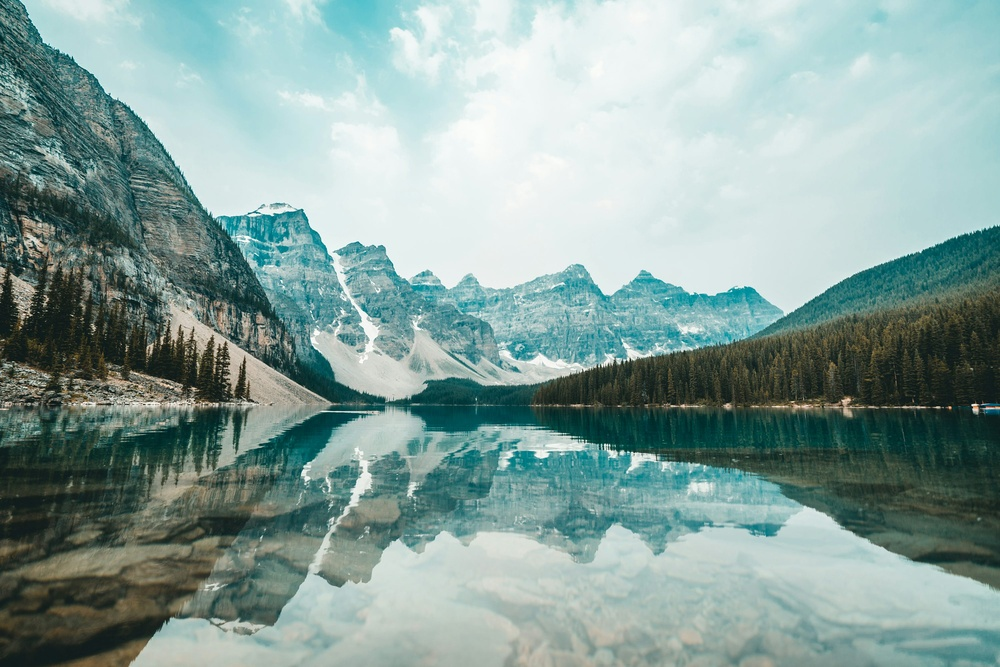
#> input picture SobelFilter/large_image.jpg, 1000 x 667 px, shrunk from 3000 x 2000 before the run
$ jupyter execute --allow-errors SobelFilter.ipynb   (shell and % lines are left out)
#> lines starting #> are read from the running program, lines starting #| are printed output that depends on the picture
Install Packages

[cell 1]
# ✅ Install necessary packages (only run once)

Load image

[cell 2]
import cv2
import numpy as np
import cupy as cp
import matplotlib.pyplot as plt
from time import time

# 📤 Upload an image
# from google.colab import files
# uploaded = files.upload()

# 📚 Load image with OpenCV
#image_path = next(iter(uploaded))
image_path = "SobelFilter/large_image.jpg"
image = cv2.imread(image_path)
#> image is the input picture: shape (667, 1000, 3); mean B, G, R 156.4, 160.9, 135.9
image = cv2.cvtColor(image, cv2.COLOR_BGR2RGB)
height, width = image.shape[:2]
#> height = 667; width = 1000
print(f"Image size: {width}x{height}")
#| Image size: 1000x667

Modify image to fit GPU required format

[cell 3]
import cupy as cp
# Move image to GPU as a CuPy array
#> (the rest of this cell did not finish here and is left out)

Define GPU Sobel function

[cell 4]
from cupyx.scipy.ndimage import convolve

def sobel_gpu(gray):
    # Sobel kernels
    Kx = cp.array([[-1, 0, 1], [-2, 0, 2], [-1, 0, 1]], dtype=cp.float32)
    Ky = cp.array([[-1, -2, -1], [0, 0, 0], [1, 2, 1]], dtype=cp.float32)

    # Convolve using CuPy (simulate with cv2 via CPU if needed)
    gx = convolve(gray, Kx)
    gy = convolve(gray, Ky)

    magnitude = np.sqrt(gx**2 + gy**2)
    magnitude = np.clip(magnitude, 0, 255).astype(np.uint8)
    return magnitude

Define CPU Sobel function

[cell 5]
def sobel_cpu(gray_np):
    Kx = np.array([[-1,0,1], [-2,0,2], [-1,0,1]])
    Ky = np.array([[-1,-2,-1],[0,0,0],[1,2,1]])
    gx = cv2.filter2D(gray_np, -1, Kx)
    gy = cv2.filter2D(gray_np, -1, Ky)
    magnitude = np.sqrt(gx**2 + gy**2)
    return np.clip(magnitude, 0, 255).astype(np.uint8)

# Use it:
gray_cpu = cv2.cvtColor(image, cv2.COLOR_RGB2GRAY)
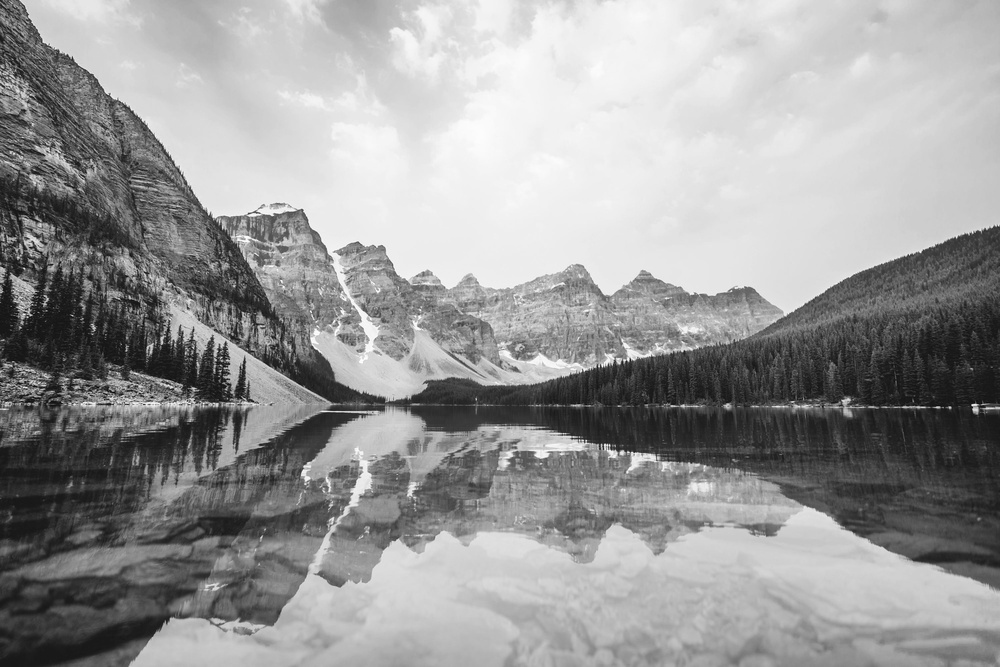
#> gray_cpu: shape (667, 1000); min 6, max 255, mean 152.9
sobel_cpu_result = sobel_cpu(gray_cpu)
#> in sobel_cpu, `gx = cv2.filter2D(gray_np, -1, Kx)`:
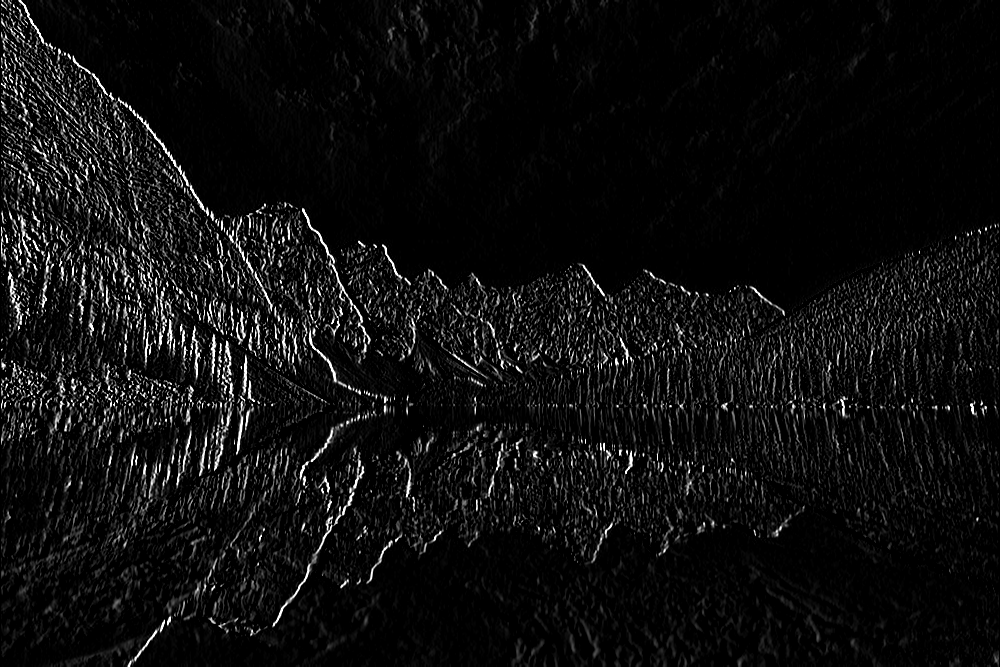
#> gx: shape (667, 1000); min 0, max 255, mean 14.8
#> in sobel_cpu, `gy = cv2.filter2D(gray_np, -1, Ky)`:
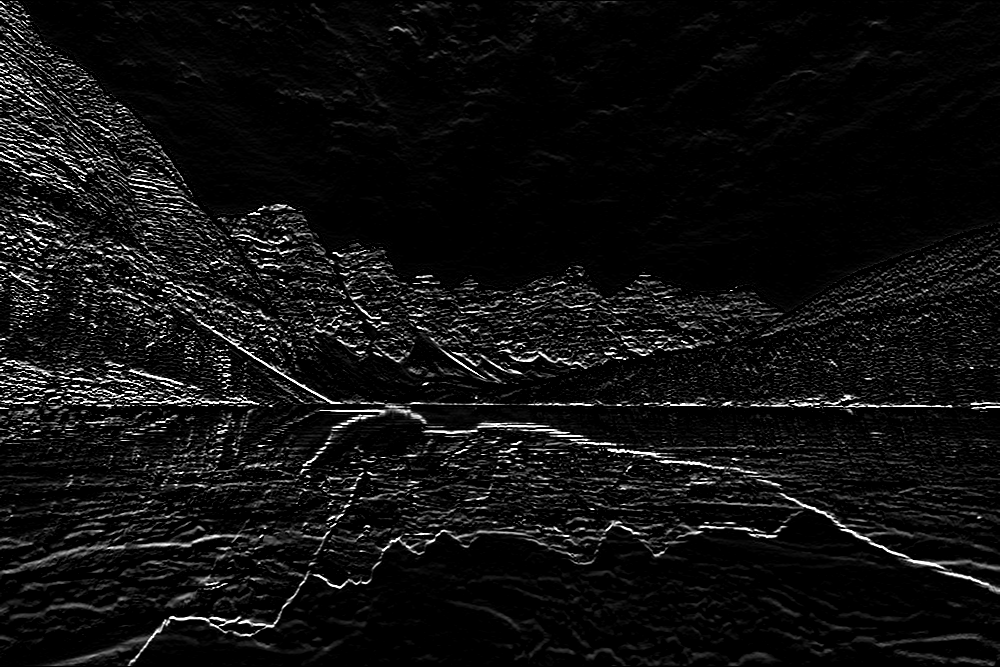
#> gy: shape (667, 1000); min 0, max 255, mean 16.3
#> in sobel_cpu, `magnitude = np.sqrt(gx**2 + gy**2)`:
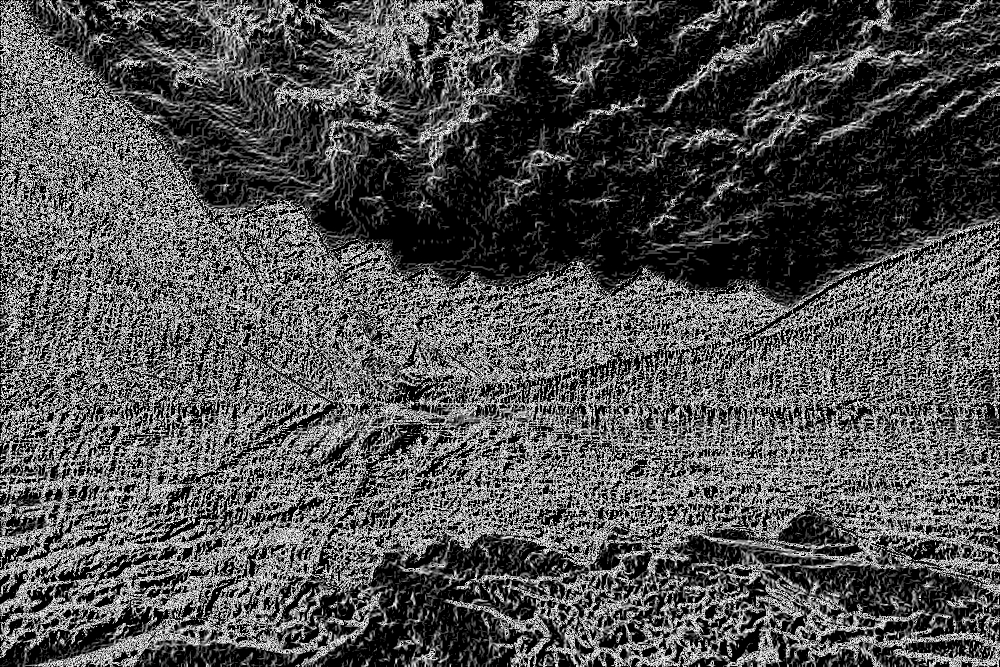
#> magnitude: shape (667, 1000) float16; min 0, max 15.81, mean 5.07; drawn with min black and max white
